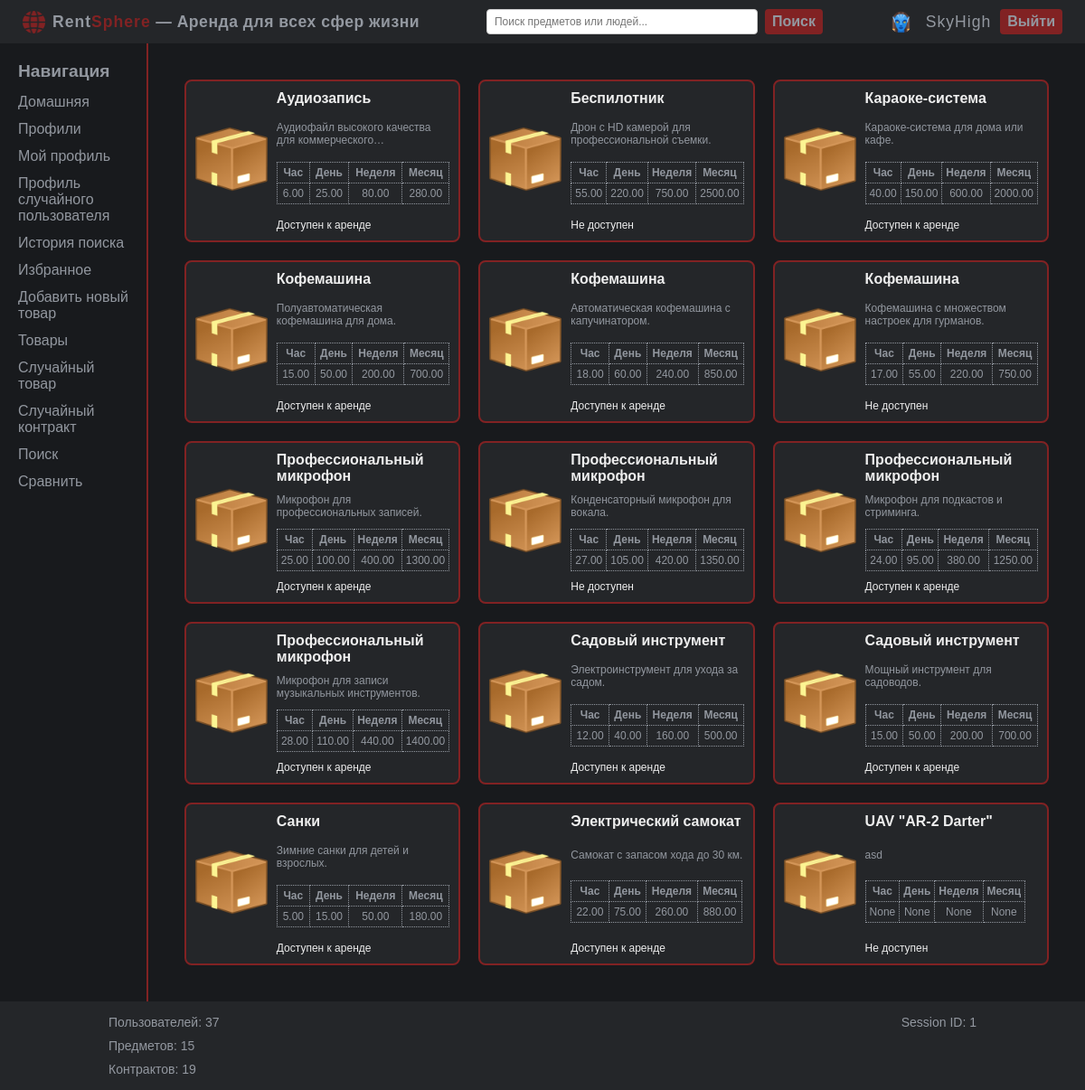
/items/ (signed in), run on the app's committed database.
### models.py (models this page shows, shortened)
class User(Base):
    __tablename__ = "users"
    id = Column(Integer, primary_key=True)
    login = Column(String(100), unique=True, nullable=False)
    password = Column(String(200), nullable=False)
    ipn = Column(Integer)
    first_name = Column(String(100))
    last_name = Column(String(100))
    phone_number = Column(String(20))
    email = Column(String(100), unique=True, nullable=False)
    avatar = Column(String(255))
    register_date = Column(Integer)
    compare_items = Column(types.JSON, default=[], nullable=True)
    items = relationship("Item", backref="owner_user")

class Item(Base):
    __tablename__ = "items"
    id = Column(Integer, primary_key=True)
    photo = Column(String(255))
    name = Column(String(255), nullable=False)
    desc = Column(Text)
    price_h = Column(Numeric(10, 2), nullable=True)
    price_d = Column(Numeric(10, 2), nullable=True)
    price_w = Column(Numeric(10, 2), nullable=True)
    price_m = Column(Numeric(10, 2), nullable=True)
    owner_id = Column(Integer, ForeignKey("users.id"))
    owner = relationship("User", backref="owner_items")

### app.py (the view)
@app.route("/items/", methods=["GET"])
def items():
    items_list = models.Item.query.all()
    item_card_data = []
    for item in items_list:
        contract = models.Contract.query.filter_by(item_id=item.id).first()
        is_available = contract.is_available if contract else None
        item_card_data.append({"id": item.id,
                               "name": item.name,
                               "photo": item.photo,
                               "desc": item.desc,
                               "price_h": item.price_h,
                               "price_d": item.price_d,
                               "price_w": item.price_w,
                               "price_m": item.price_m,
                               "owner_id": item.owner_id,
                               "is_available": is_available})
    return render_template("items.html", items=item_card_data)

### app.py (called while the page is built)
@app.teardown_request
def teardown_request(exceptions=None):
    db_session.remove()

@app.context_processor
def stats_data():
    session_id = session.get("user_id")
    users_total = models.User.query.count()
    items_total = models.Item.query.count()
    contracts_total = models.Contract.query.count()
    stats = {"users_total": users_total,
             "items_total": items_total,
             "contracts_total": contracts_total,
             "session_id": session_id}
    return dict(stats=stats)

@app.context_processor
def inject_user():
    user_id = session.get("user_id")
    user_data = {"id": None, "login": "Guest"}
    if user_id:
        try:
            user_id = int(user_id)
            user = models.User.query.filter_by(id=user_id).first()
            if user:
                user_data = {"id": user.id, "login": user.login}
        except (TypeError, ValueError):
            print(f"Пользователь с ID неверного типа: {type(user_id)}")
            user_data["id"] = None
            session["user_id"] = None
    return {"current_user": user_data}

### templates/items.html (shortened to what this page needs)
{% extends 'base.html' %}
{% block content %}
    {% include 'items_list.html' %}
{% endblock %}

### templates/base.html (shortened to what this page needs)
<!DOCTYPE html>
<html lang="ru">
<head>
    <link rel="stylesheet" href="{{ url_for('static', filename='css/styles.css') }}">
</head>
<body>
    <div class="layout">
        <div class="header">
            <div class="header-left">
                <img src="{{ url_for('static', filename='images/logo_red.png') }}" alt="Logo" class="logo">
                <span class="brand-name"><span class="rent">Rent</span><span class="sphere">Sphere</span> — Аренда для всех сфер жизни</span>
            </div>
            <form class="header-search" action="/search" method="GET">
                <input type="text" name="q" class="search-field" placeholder="Поиск предметов или людей...">
                <button type="submit" class="search-button">Поиск</button>
            </form>
            <div class="header-right">
                {% if not current_user.id %}
                    <a href="/login">Войти</a>
                    <a href="/register">Регистрация</a>
                {% else %}
                    <img src="{{ url_for('static', filename='images/default_avatar.png') }}" alt="Аватар" class="header-avatar">
                    <span class="header-user">{{ current_user.login }}</span>
                    <a href="/logout">Выйти</a>
                {% endif %}
            </div>
        </div>
        <div class="center-container">
            <div class="sidebar">
                <span>Навигация</span>
                {% if current_user.id %}
                    <a href="{{ url_for('index') }}">Домашняя</a>
                    <a href="/profiles">Профили</a>
                    <a href="{{ url_for('profile', user_id=current_user.id) }}">Мой профиль</a>
                    <a href="/profiles/random_user">Профиль случайного пользователя</a>
                    <a href="/search_history">История поиска</a>
                    <a href="/favourites">Избранное</a>
                    <a href="/items/add">Добавить новый товар</a>
                    <a href="/items">Товары</a>
                    <a href="/items/random_item_details">Случайный товар</a>
                    <a href="/contracts/random_contract">Случайный контракт</a>
                    <a href="/search">Поиск</a>
                    <a href="/compare">Сравнить</a>
                {% endif %}
            </div>
            <div class="content-area">
                {% block content %}{% endblock %}
            </div>
        </div>
        <div class="footer">
            <table class="stats-table">
                <tr>
                    <td class="left-col">Пользователей: {{ stats.users_total }}</td>
                    <td class="right-col">Session ID: {{ stats.session_id }}</td>
                </tr>
                <tr>
                    <td class="left-col">Предметов: {{ stats.items_total }}</td>
                    <td class="right-col"></td>
                </tr>
                <tr>
                    <td class="left-col">Контрактов: {{ stats.contracts_total }}</td>
                    <td class="right-col"></td>
                </tr>
            </table>
        </div>
    </div>
</body>
</html>

### templates/items_list.html
<div class="items-container">
    {% for item in items %}
    <a href="{{ url_for('item_details', item_id=item.id) }}" class="item-card">
        <div class="item-photo">
            <img src="{{ url_for('static', filename='images/items/default_item.png') }}" alt="Photo">
        </div>
        <div class="item-short-details">
            <div class="item-name">{{ item.name }}</div>
            <div class="item-short-desc">{{ item.desc }}</div>
            <table class="price-table">
                <tr>
                    <th>Час</th>
                    <th>День</th>
                    <th>Неделя</th>
                    <th>Месяц</th>
                </tr>
                <tr>
                    <td>{{ item.price_h }}</td>
                    <td>{{ item.price_d }}</td>
                    <td>{{ item.price_w }}</td>
                    <td>{{ item.price_m }}</td>
                </tr>
            </table>
            <div class="item-data">
                {% if item.is_available %}
                    Доступен к аренде
                {% else %}
                    Не доступен
                {% endif %}
            </div>
        </div>
    </a>
    {% endfor %}
</div>

### static/css/styles.css (style rules this page uses)
body { background-color: #181A1D; color: #EEEEEE; margin: 0; font-family: Arial, sans-serif; }
.header, .footer { background-color: #242629; color: #9398A0; padding: 10px; text-align: center; }
.center-container { display: flex; }
.content-area { flex-grow: 1; background-color: #181A1D; padding: 20px; color: #EEEEEE; }
.stats-table { width: 1000px; margin: 0 auto; border-collapse: collapse; }
.stats-table td { padding: 5px 20px; vertical-align: middle; border: none; font-size: 14px; }
.left-col { text-align: left; }
.right-col { text-align: right; }

### static/css/modules/sidebar.css (style rules this page uses)
.sidebar { background-color: #181A1D; color: #92979F; padding: 20px; width: 180px; height: calc(100vh - 20px); overflow-y: auto; float: left; }
.sidebar span { font-size: 1.2em; margin-bottom: 8px; display: block; font-weight: bold; }
.sidebar a { display: block; color: #92979F; text-decoration: none; padding: 6px 0; }
.sidebar + .content-area { border-left: 2px solid #812223; }

### static/css/modules/header.css (style rules this page uses)
.header { display: flex; justify-content: space-between; align-items: center; padding: 5px 10px; background-color: #242629; }
.header-left { display: flex; align-items: center; }
.logo { width: 25px; height: 25px; margin-right: 8px; margin-left: 15px; }
.brand-name { color: #9398A0; font-weight: bold; font-size: 1.1em; letter-spacing: 0.5px; }
.rent { font-weight: bold; color: #9398A0; letter-spacing: 1px; }
.sphere { font-weight: bold; color: #812223; letter-spacing: 1px; }
.header-search { display: flex; align-items: center; justify-content: center; flex: 1; }
.search-field { padding: 6px 8px; font-size: 12px; border: 1px solid #ccc; border-radius: 4px; width: 300px; box-sizing: border-box; }
.search-button { color: #9398A0; background-color: #812223; padding: 5px 8px; font-weight: bold; font-size: 1em; border: none; border-radius: 4px; cursor: pointer; margin-left: 8px; transition: background-color 0.3s ease; }
.header-right { display: flex; align-items: center; justify-content: flex-end; gap: 10px; }
.header a { color: #9398A0; background-color: #812223; padding: 5px 8px; text-decoration: none; font-weight: bold; font-size: 1em; border-radius: 4px; margin-right: 15px; transition: background-color 0.3s ease; }
.header-avatar { width: 25px; height: 25px; border-radius: 50%; margin-right: 5px; }
.header-user { color: #9398A0; font-size: 1.1em; letter-spacing: 1px; display: flex; align-items: center; }

### static/css/modules/items.css (style rules this page uses)
.items-container { display: grid; grid-template-columns: repeat(3, 1fr); gap: 20px; margin: 20px; max-width: 1000px; }
.item-card { display: flex; background-color: #242629; color: #EEEEEE; border-radius: 8px; padding: 10px; transition: background-color 0.3s; border: 2px solid #812223; align-items: center; height: 180px; text-decoration: none; box-sizing: border-box; }
.item-photo { margin-right: 10px; }
.item-photo img { width: 80px; height: 80px; border-radius: 10px; }
.item-short-details { display: flex; flex-direction: column; justify-content: space-between; height: 100%; }
.item-name { font-size: 16px; font-weight: bold; }
.item-short-desc { color: #92979F; font-size: 12px; margin-top: 5px; display: -webkit-box; -webkit-line-clamp: 2; -webkit-box-orient: vertical; overflow: hidden; text-overflow: ellipsis; }
.price-table { margin-top: 5px; width: 100%; border-collapse: collapse; }
.price-table th, .price-table td { padding: 4px; text-align: center; border: 1px dotted #92979F; color: #92979F; font-size: 12px; }
.item-data { margin-top: 5px; font-size: 12px; }

### data on the page
User: login "SkyHigh"
Item: name "Аудиозапись", desc "Аудиофайл высокого качества для…", price_h "6.00", price_d "25.00", price_w "80.00", price_m "280.00", shows "Доступен к аренде"
Item: name "Беспилотник", desc "Дрон с HD камерой для профессиональной съемки.", price_h "55.00", price_d "220.00", price_w "750.00", price_m "2500.00", shows "Не доступен"
Item: name "Караоке-система", desc "Караоке-система для дома или кафе.", price_h "40.00", price_d "150.00", price_w "600.00", price_m "2000.00", shows "Доступен к аренде"
Item: name "Кофемашина", desc "Полуавтоматическая кофемашина для дома.", price_h "15.00", price_d "50.00", price_w "200.00", price_m "700.00", shows "Доступен к аренде"
Item: name "Кофемашина", desc "Автоматическая кофемашина с капучинатором.", price_h "18.00", price_d "60.00", price_w "240.00", price_m "850.00", shows "Доступен к аренде"
Item: name "Кофемашина", desc "Кофемашина с множеством настроек для гурманов.", price_h "17.00", price_d "55.00", price_w "220.00", price_m "750.00", shows "Не доступен"
Item: name "Профессиональный микрофон", desc "Микрофон для профессиональных записей.", price_h "25.00", price_d "100.00", price_w "400.00", price_m "1300.00", shows "Доступен к аренде"
Item: name "Профессиональный микрофон", desc "Конденсаторный микрофон для вокала.", price_h "27.00", price_d "105.00", price_w "420.00", price_m "1350.00", shows "Не доступен"
Item: name "Профессиональный микрофон", desc "Микрофон для подкастов и стриминга.", price_h "24.00", price_d "95.00", price_w "380.00", price_m "1250.00", shows "Доступен к аренде"
Item: name "Профессиональный микрофон", desc "Микрофон для записи музыкальных инструментов.", price_h "28.00", price_d "110.00", price_w "440.00", price_m "1400.00", shows "Доступен к аренде"
Item: name "Садовый инструмент", desc "Электроинструмент для ухода за садом.", price_h "12.00", price_d "40.00", price_w "160.00", price_m "500.00", shows "Доступен к аренде"
Item: name "Садовый инструмент", desc "Мощный инструмент для садоводов.", price_h "15.00", price_d "50.00", price_w "200.00", price_m "700.00", shows "Доступен к аренде"
Item: name "Санки", desc "Зимние санки для детей и взрослых.", price_h "5.00", price_d "15.00", price_w "50.00", price_m "180.00", shows "Доступен к аренде"
Item: name "Электрический самокат", desc "Самокат с запасом хода до 30 км.", price_h "22.00", price_d "75.00", price_w "260.00", price_m "880.00", shows "Доступен к аренде"
Item: name "UAV \"AR-2 Darter\"", desc "asd", price_h "None", price_d "None", price_w "None", price_m "None", shows "Не доступен"

### other printed values
{{ stats.users_total }} "37"
{{ stats.session_id }} "1"
{{ stats.items_total }} "15"
{{ stats.contracts_total }} "19"
